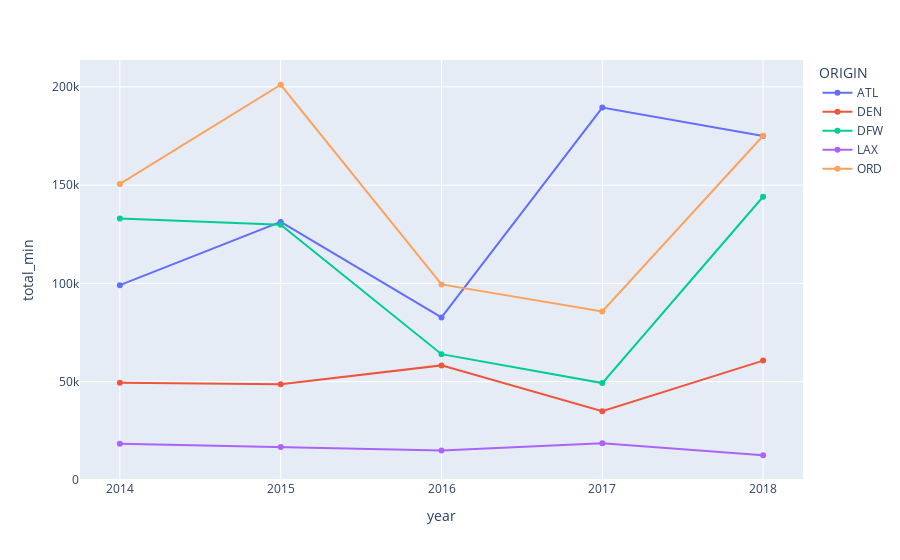

This figure's notebook cell:
### Markdown cell above
## Annual weather sum comparison

### Code cell
fig = px.line(weather_annual_sum, x='year', y='total_min', color='ORIGIN',markers=True)
fig.update_xaxes(type='category')
fig.show()

### Figure 1 — Plotly figure (JSON) as saved in the notebook; plotly's stock layout.template omitted (floating-point values rounded to 4 significant figures)
{"data": [{"hovertemplate": "ORIGIN=ATL<br>year=%{x}<br>total_min=%{y}<extra></extra>", "legendgroup": "ATL", "line": {"color": "#636efa", "dash": "solid"}, "marker": {"symbol": "circle"}, "mode": "lines+markers", "name": "ATL", "orientation": "v", "showlegend": true, "type": "scatter", "x": [2014, 2015, 2016, 2017, 2018], "xaxis": "x", "y": [99101, 131295, 82698, 189481, 175072], "yaxis": "y"}, {"hovertemplate": "ORIGIN=DEN<br>year=%{x}<br>total_min=%{y}<extra></extra>", "legendgroup": "DEN", "line": {"color": "#EF553B", "dash": "solid"}, "marker": {"symbol": "circle"}, "mode": "lines+markers", "name": "DEN", "orientation": "v", "showlegend": true, "type": "scatter", "x": [2014, 2015, 2016, 2017, 2018], "xaxis": "x", "y": [49473, 48668, 58270, 34984, 60719], "yaxis": "y"}, {"hovertemplate": "ORIGIN=DFW<br>year=%{x}<br>total_min=%{y}<extra></extra>", "legendgroup": "DFW", "line": {"color": "#00cc96", "dash": "solid"}, "marker": {"symbol": "circle"}, "mode": "lines+markers", "name": "DFW", "orientation": "v", "showlegend": true, "type": "scatter", "x": [2014, 2015, 2016, 2017, 2018], "xaxis": "x", "y": [133066, 129875, 63985, 49260, 144108], "yaxis": "y"}, {"hovertemplate": "ORIGIN=LAX<br>year=%{x}<br>total_min=%{y}<extra></extra>", "legendgroup": "LAX", "line": {"color": "#ab63fa", "dash": "solid"}, "marker": {"symbol": "circle"}, "mode": "lines+markers", "name": "LAX", "orientation": "v", "showlegend": true, "type": "scatter", "x": [2014, 2015, 2016, 2017, 2018], "xaxis": "x", "y": [18436, 16704, 14973, 18700, 12537], "yaxis": "y"}, {"hovertemplate": "ORIGIN=ORD<br>year=%{x}<br>total_min=%{y}<extra></extra>", "legendgroup": "ORD", "line": {"color": "#FFA15A", "dash": "solid"}, "marker": {"symbol": "circle"}, "mode": "lines+markers", "name": "ORD", "orientation": "v", "showlegend": true, "type": "scatter", "x": [2014, 2015, 2016, 2017, 2018], "xaxis": "x", "y": [150634, 201107, 99482, 85696, 175143], "yaxis": "y"}], "layout": {"legend": {"title": {"text": "ORIGIN"}, "tracegroupgap": 0}, "margin": {"t": 60}, "xaxis": {"anchor": "y", "domain": [0, 1], "title": {"text": "year"}, "type": "category"}, "yaxis": {"anchor": "x", "domain": [0, 1], "title": {"text": "total_min"}}}}
